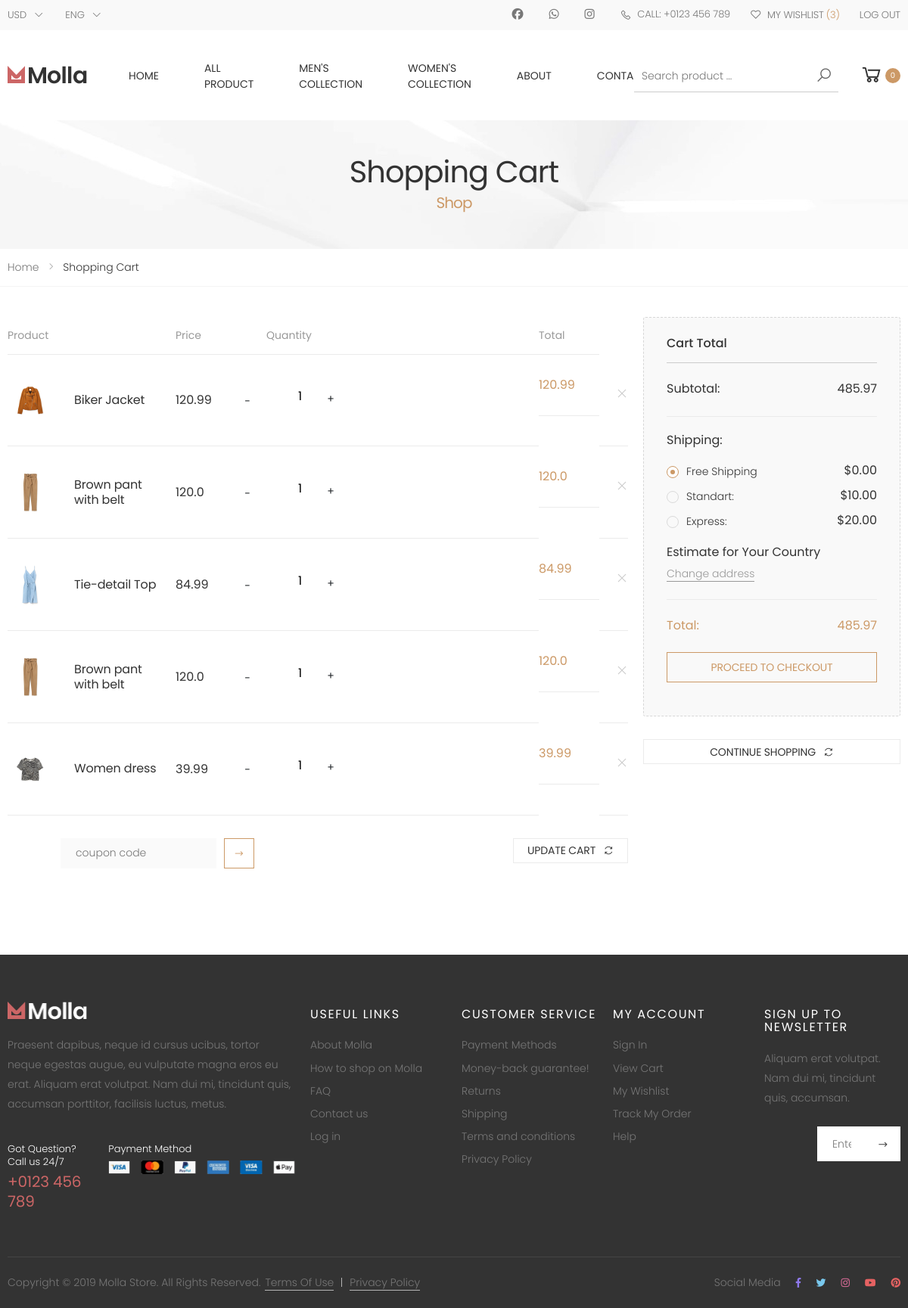
The app's page /cart/ (signed in) with its own data.
### main/models.py (models this page shows, shortened)
class Cart(models.Model):
    id = models.BigAutoField(primary_key=True,null=False)
    user=models.ForeignKey(User,on_delete=models.CASCADE)
    product= models.ForeignKey(Product,on_delete=models.CASCADE)
    quantity= models.PositiveIntegerField(default=1)
    @property
    def tempamount(self):
        tempamount=self.quantity * self.product.price
        return tempamount

class Product(models.Model):
    id = models.BigAutoField(primary_key=True, null=False)
    title = models.CharField(null=True,max_length=50)
    rating = models.FloatField(null=True)
    price = models.FloatField(null=True)
    offer_price = models.FloatField(null=True)
    introduction = models.CharField(null=True,max_length=200)
    color = models.ImageField(null=True,upload_to='product-img')
    size=models.ForeignKey(Size,default=2, null=True,on_delete=models.SET_DEFAULT)
    small=models.IntegerField(null=True)
    medium=models.IntegerField(null=True)
    large=models.IntegerField(null=True)
    category = models.ManyToManyField(Category)
    tag= models.ManyToManyField('Tag')
    brand = models.ForeignKey(Brand, null=True, on_delete=models.CASCADE)
    description = RichTextField()
    additional_information = RichTextField(null=True)
    shipping_information = RichTextField(null=True)
    hover_image=models.ImageField(null=False,blank=True,upload_to='product-img')
    side_img1=models.ImageField(null=True,blank=True,upload_to='product-img')
    side_img2=models.ImageField(null=True,blank=True,upload_to='product-img')
    side_img3=models.ImageField(null=True,blank=True,upload_to='product-img')
    side_img4=models.ImageField(null=True,blank=True,upload_to='product-img')
    is_featured=models.BooleanField(default=False)
    review=models.IntegerField(null=True)

### main/views.py (the view)
# urls.py: path('cart/', views.show_cart, name='showcart'),
def show_cart(request):
    if request.user.is_authenticated:
        user = request.user
        cart = Cart.objects.filter(user=user)
        return render(request, 'cart.html', {'carts': cart})
    return render(request, 'cart.html')

### main/templates/cart.html (shortened to what this page needs)
{% load static %} {% include 'plugin-css.html' %} {% include 'header.html' %}
<main class="main">
  <div class="page-header text-center" id="bg" .>
    <div class="container">
      <h1 class="page-title">Shopping Cart<span>Shop</span></h1>
    </div>
  </div>
  <nav aria-label="breadcrumb" class="breadcrumb-nav">
    <div class="container">
      <ol class="breadcrumb">
        <li class="breadcrumb-item"><a href="{% url 'home' %}">Home</a></li>
        <li class="breadcrumb-item active" aria-current="page">
          Shopping Cart
        </li>
      </ol>
    </div>
  </nav>
  <div class="page-content">
    <div class="cart">
      <div class="container">
        <div class="row">
          <div class="col-lg-9">
            <table class="table table-cart table-mobile">
              <thead>
                <tr>
                  <th>Product</th>
                  <th>Price</th>
                  <th>Quantity</th>
                  <th>Total</th>
                </tr>
              </thead>
              <tbody>
                {% for cart in carts %}
                <tr>
                  <td class="product-col">
                    <div class="product">
                      <figure class="product-media">
                        <a href="#">
                          <img
                            src="{{cart.product.color.url}}"
                            alt="Product image"
                          />
                        </a>
                      </figure>
                      <h3 class="product-title">
                        <a href="#">{{cart.product.title}}</a>
                      </h3>
                    </div>
                  </td>
                  <td class="price-col" id="{{forloop.counter}}cart1-total">{{cart.product.price}}</td>
                  <td class="quantity-col">
                    <a class="sub btn"
                        onclick="cartValueChange('count{{forloop.counter}}', false ,'{{forloop.counter}}cart1','{{forloop.counter}}cart2')">-</a>
                    <input type="text" id="count{{forloop.counter}}" class='input-field' value="{{cart.quantity}}"  name="qty{{forloop.counter}}"  readonly>
                    <a class="add btn"
                        onclick="cartValueChange('count{{forloop.counter}}', true , '{{forloop.counter}}cart1','{{forloop.counter}}cart2')">+</a>
                  </td>
                  <td class="total-col product-price" id="{{forloop.counter}}cart2-total">{{cart.tempamount}}</td>
                  <td class="remove-col">
                  <form action="{% url 'removecart' cart.product.id %}" id="dcart{{forloop.counter}}">
                    <button
                      class="btn-remove remove-cart"
                      pid="{{cart.product.id}}"
                      onclick="document.getElementById('dcart{{forloop.counter}}').submit();"
                    >
                      <i class="icon-close"></i>
                    </button>
                    </form>
                  </td>
                </tr>
                {% endfor %}
              </tbody>
            </table>
            <div class="cart-bottom">
              <div class="cart-discount">
                <form action="#">
                  <div class="input-group">
                    <input
                      type="text"
                      class="form-control"
                      required
                      placeholder="coupon code"
                    />
                    <div class="input-group-append">
                      <button class="btn btn-outline-primary-2" type="submit">
                        <i class="icon-long-arrow-right"></i>
                     </button>
                    </div>
                  </div>
                </form>
              </div>
              <a href="#" class="btn btn-outline-dark-2"
                ><span>UPDATE CART</span><i class="icon-refresh"></i
              ></a>
            </div>
          </div>
          <aside class="col-lg-3">
            <div class="summary summary-cart">
              <h3 class="summary-title">Cart Total</h3>
              <table class="table table-summary">
                <tbody>
                  <tr class="summary-subtotal">
                    <td>Subtotal:</td>
                    <td><span id="amount">{{amount}}</span></td>
                  </tr>
                  <tr class="summary-shipping">
                    <td>Shipping:</td>
                    <td>&nbsp;</td>
                  </tr>
                  <tr class="summary-shipping-row">
                    <td>
                      <div class="custom-control custom-radio">
                        <label class="custom-control-label" for="free-shipping"
                          >Free Shipping</label
                        >
                      </div>
                    </td>
                    <td>$0.00</td>
                  </tr>
                  <tr class="summary-shipping-row">
                    <td>
                      <div class="custom-control custom-radio">
                        <label
                          class="custom-control-label"
                          for="standart-shipping"
                          >Standart:</label
                        >
                      </div>
                    </td>
                    <td>$10.00</td>
                  </tr>
                  <tr class="summary-shipping-row">
                    <td>
                      <div class="custom-control custom-radio">
                        <label
                          class="custom-control-label"
                          for="express-shipping"
                          >Express:</label
                        >
                      </div>
                    </td>
                    <td>$20.00</td>
                  </tr>
                  <tr class="summary-shipping-estimate">
                    <td>
                      Estimate for Your Country<br />
                      <a href="dashboard.html">Change address</a>
                    </td>
                    <td>&nbsp;</td>
                  </tr>
                  <tr class="summary-total">
                    <td>Total:</td>
                   <td><span id="totalamount">{{totalamount}}</span></td>
                  </tr>
                </tbody>
              </table>
            <form action="{% url 'checkout' %}" method='GET'>
              <button
               type='submit'
                class="btn btn-outline-primary-2 btn-order checkout-btn btn-block"
                >PROCEED TO CHECKOUT</button
              >
              </form>
            </div>
            <a
              href={% url 'all-product' %}
              class="btn btn-outline-dark-2 btn-block mb-3"
              ><span>CONTINUE SHOPPING</span><i class="icon-refresh"></i
            ></a>
          </aside>
        </div>
      </div>
    </div>
  </div>
</main>
{% include 'footer.html' %} {% include 'plugin-js.html' %}

### main/static/assets/css/demos/demo-7.css (style rules this page uses)
.container,.container-fluid { width:1800px;max-width:100%;padding-left:1rem;padding-right:1rem }

### main/static/assets/css/custom.css (style rules this page uses)
#bg { background-image: url(../images/page-header-bg.jpg); }

### records on screen
Cart: product.color (picture), product "Biker Jacket", product.price "120.99", quantity "1", tempamount "120.99"
Cart: product.color (picture), product "Brown pant with belt", product.price "120.0", quantity "1", tempamount "120.0"
Cart: product.color (picture), product "Tie-detail Top", product.price "84.99", quantity "1", tempamount "84.99"
Cart: product.color (picture), product "Brown pant with belt", product.price "120.0", quantity "1", tempamount "120.0"
Cart: product.color (picture), product "Women dress", product.price "39.99", quantity "1", tempamount "39.99"
